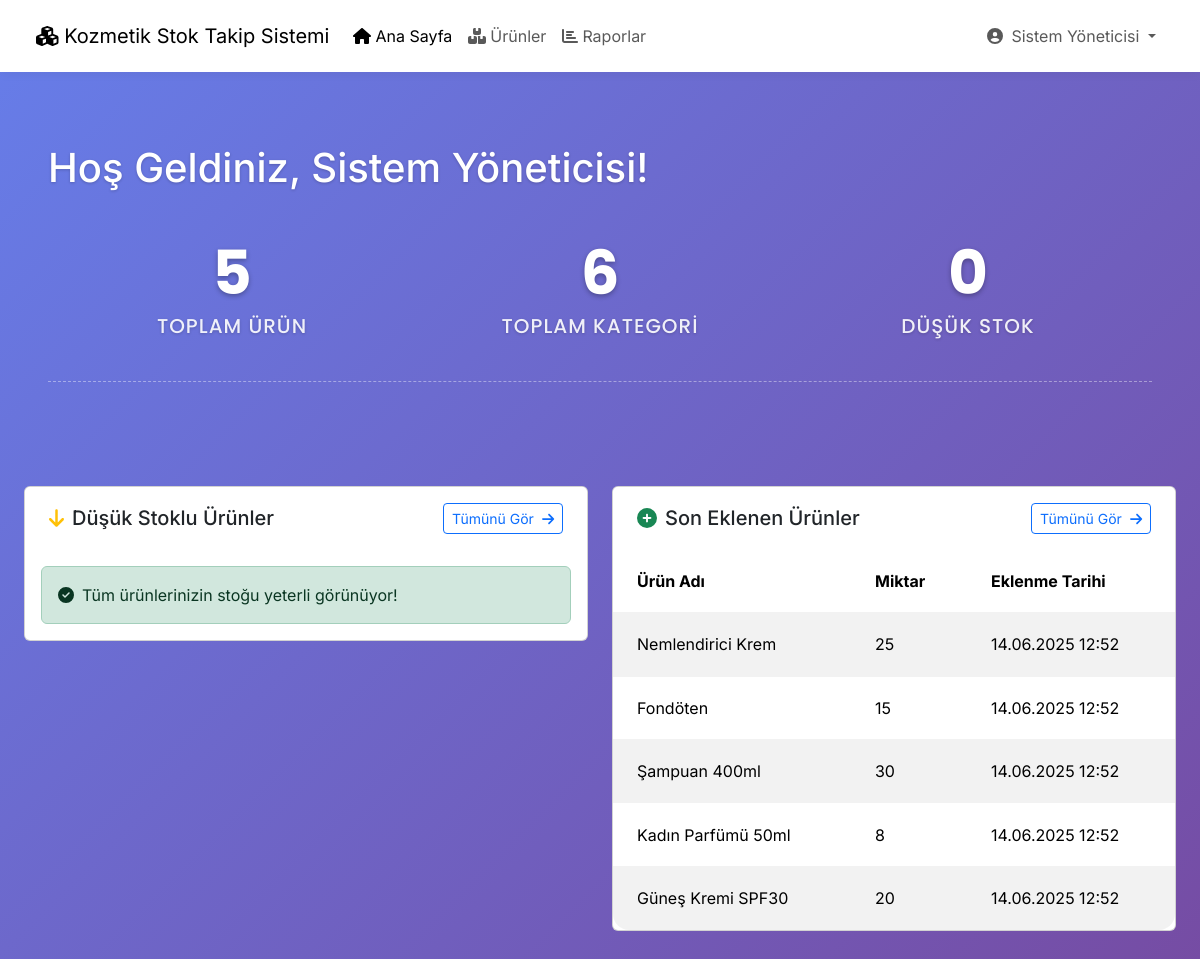
Page /dashboard.php (signed in) on the committed database.
### tables this page shows
CREATE TABLE urunler (
    id INT PRIMARY KEY AUTO_INCREMENT,
    urun_adi VARCHAR(200) NOT NULL,
    barkod VARCHAR(50) UNIQUE,
    kategori_id INT,
    marka VARCHAR(100),
    model VARCHAR(100),
    renk VARCHAR(50),
    miktar INT DEFAULT 0,
    min_stok INT DEFAULT 5,
    birim VARCHAR(20) DEFAULT 'adet',
    alis_fiyati DECIMAL(10,2),
    satis_fiyati DECIMAL(10,2),
    son_kullanma_tarihi DATE,
    aciklama TEXT,
    resim VARCHAR(255),
    ekleme_tarihi DATETIME DEFAULT CURRENT_TIMESTAMP,
    guncellenme_tarihi DATETIME DEFAULT CURRENT_TIMESTAMP ON UPDATE CURRENT_TIMESTAMP,
    ekleyen_kullanici INT,
    aktif TINYINT(1) DEFAULT 1,
    FOREIGN KEY (kategori_id) REFERENCES kategoriler(id),
    FOREIGN KEY (ekleyen_kullanici) REFERENCES kullanicilar(id)
);

### includes/functions.php (called while the page is built, shortened)
<?php
function guvenliYazi($metin) {
    return htmlspecialchars($metin, ENT_QUOTES, 'UTF-8');
}
function tarihFormat($tarih) {
    return date('d.m.Y H:i', strtotime($tarih));
}
?>

### dashboard.php (the view, shortened to what this page needs)
<?php
require_once 'includes/db.php';
require_once 'includes/functions.php';
$sorgu_toplam_urun = mysqli_query($baglanti, "SELECT COUNT(*) as sayi FROM urunler WHERE aktif = 1");
$toplam_urun = mysqli_fetch_array($sorgu_toplam_urun)['sayi'];
$sorgu_toplam_kategori = mysqli_query($baglanti, "SELECT COUNT(*) as sayi FROM kategoriler");
$toplam_kategori = mysqli_fetch_array($sorgu_toplam_kategori)['sayi'];
$sorgu_dusuk_stok = mysqli_query($baglanti, "SELECT COUNT(*) as sayi FROM urunler WHERE miktar <= min_stok AND aktif = 1");
$dusuk_stok = mysqli_fetch_array($sorgu_dusuk_stok)['sayi'];
$dusuk_stok_urunler = dusukStokUrunler($baglanti);
$son_urunler_sorgu = mysqli_query($baglanti, "SELECT * FROM urunler WHERE aktif = 1 ORDER BY ekleme_tarihi DESC LIMIT 5");
$son_urunler = array();
while ($satir = mysqli_fetch_array($son_urunler_sorgu)) {
    $son_urunler[] = $satir;
}
require_once 'includes/header.php';
?>
<div class="container-fluid">
    <div class="dashboard-header-section animate-fade-in">
        <h1 class="mb-2 text-center text-md-start">
            Hoş Geldiniz, <span class="text-white"><?php echo guvenliYazi(isset($_SESSION['tam_isim']) ? $_SESSION['tam_isim'] : $_SESSION['kullanici_adi']); ?></span>!
        </h1>
        <div class="stats-overview animate-fade-in" style="animation-delay: 0.2s;">
            <div class="stat-display">
                <div class="value"><?php echo $toplam_urun; ?></div>
                <div class="label">Toplam Ürün</div>
            </div>
            <div class="stat-display">
                <div class="value"><?php echo $toplam_kategori; ?></div>
                <div class="label">Toplam Kategori</div>
            </div>
            <div class="stat-display">
                <div class="value"><?php echo $dusuk_stok; ?></div>
                <div class="label">Düşük Stok</div>
            </div>
        </div>
    </div>
    <div class="dashboard-cards-container animate-fade-in" style="animation-delay: 0.4s;">
        <div class="row justify-content-center">
            <div class="col-lg-6 mb-4">
                <div class="card">
                    <div class="card-header">
                        <h5 class="mb-0"><i class="fas fa-arrow-down me-2 text-warning"></i>Düşük Stoklu Ürünler</h5>
                        <a href="urunleri_listele.php?filter=dusuk-stok" class="btn btn-sm btn-outline-primary">Tümünü Gör <i class="fas fa-arrow-right ms-1"></i></a>
                    </div>
                    <div class="card-body p-0">
                        <?php if (!empty($dusuk_stok_urunler)): ?>
                            <div class="table-responsive">
                                <table class="table table-striped table-hover mb-0">
                                    <thead>
                                        <tr>
                                            <th>Ürün Adı</th>
                                            <th>Stok</th>
                                            <th>Min. Stok</th>
                                            <th>Durum</th>
                                        </tr>
                                    </thead>
                                    <tbody>
                                        <?php foreach ($dusuk_stok_urunler as $urun): ?>
                                            <tr>
                                                <td><?php echo guvenliYazi($urun['urun_adi']); ?></td>
                                                <td><span class="badge bg-<?php echo stokRengi($urun['miktar'], $urun['min_stok']); ?>"><?php echo $urun['miktar']; ?></span></td>
                                                <td><?php echo $urun['min_stok']; ?></td>
                                                <td><span class="badge bg-<?php echo stokRengi($urun['miktar'], $urun['min_stok']); ?>"><?php echo stokDurumu($urun['miktar'], $urun['min_stok']); ?></span></td>
                                            </tr>
                                        <?php endforeach; ?>
                                    </tbody>
                                </table>
                            </div>
                        <?php else: ?>
                            <div class="alert alert-success m-3" role="alert">
                                <i class="fas fa-check-circle me-2"></i>Tüm ürünlerinizin stoğu yeterli görünüyor!
                            </div>
                        <?php endif; ?>
                    </div>
                </div>
            </div>
            <div class="col-lg-6 mb-4">
                <div class="card">
                    <div class="card-header">
                        <h5 class="mb-0"><i class="fas fa-plus-circle me-2 text-success"></i>Son Eklenen Ürünler</h5>
                        <a href="urunleri_listele.php" class="btn btn-sm btn-outline-primary">Tümünü Gör <i class="fas fa-arrow-right ms-1"></i></a>
                    </div>
                    <div class="card-body p-0">
                        <?php if (!empty($son_urunler)): ?>
                            <div class="table-responsive">
                                <table class="table table-striped table-hover mb-0">
                                    <thead>
                                        <tr>
                                            <th>Ürün Adı</th>
                                            <th>Miktar</th>
                                            <th>Eklenme Tarihi</th>
                                        </tr>
                                    </thead>
                                    <tbody>
                                        <?php foreach ($son_urunler as $urun): ?>
                                            <tr>
                                                <td><?php echo guvenliYazi($urun['urun_adi']); ?></td>
                                                <td><?php echo $urun['miktar']; ?></td>
                                                <td><?php echo tarihFormat($urun['ekleme_tarihi']); ?></td>
                                            </tr>
                                        <?php endforeach; ?>
                                    </tbody>
                                </table>
                            </div>
                        <?php else: ?>
                            <div class="alert alert-info m-3" role="alert">
                                <i class="fas fa-info-circle me-2"></i>Henüz eklenmiş ürün bulunmuyor.
                            </div>
                        <?php endif; ?>
                    </div>
                </div>
            </div>
        </div>
    </div>
</div>
</body>
</html>

### includes/header.php (style rules this page uses)
body { font-family: 'Inter', sans-serif; color: var(--dark-text); min-height: 100vh; display: flex; flex-direction: column; background: linear-gradient(135deg, #667eea 0%, #764ba2 100%); background-attachment: fixed; overflow-x: hidden; }
.card { margin-bottom: 1.5rem; overflow: hidden; }
.card-header { background-color: #ffffff; border-bottom: 1px solid var(--border-color); font-weight: 600; color: var(--dark-text); padding: 1rem 1.5rem; border-top-left-radius: 1rem; border-top-right-radius: 1rem; display: flex; justify-content: space-between; align-items: center; }
.card-header h5 { margin-bottom: 0; font-size: 1.25rem; }
.card-body { padding: 1.5rem; }
.table { border-radius: 1rem; overflow: hidden; margin-bottom: 0; }
.table thead { background-color: var(--light-bg); border-bottom: 1px solid var(--border-color); }
.table th, .table td { padding: 1.2rem 1.5rem; vertical-align: middle; border-top: none; border-bottom: 1px solid rgba(0, 0, 0, 0.05); }
.animate-fade-in { opacity: 0; transform: translateY(20px); transition: opacity 0.6s ease-out, transform 0.6s ease-out; }

### dashboard.php (style rules this page uses)
.dashboard-header-section { padding: 1.5rem; margin-top: 1rem; margin-bottom: 2rem; color: white; text-shadow: 0 1px 3px rgba(0,0,0,0.2); }
.stats-overview { display: flex; flex-wrap: wrap; justify-content: space-around; align-items: center; margin-top: 2rem; margin-bottom: 3rem; padding-bottom: 1.5rem; border-bottom: 1px dashed rgba(255, 255, 255, 0.4); font-family: 'Poppins', sans-serif; }
.stat-display { flex: 1; min-width: 200px; text-align: center; padding: 1rem 0; position: relative; }
.stat-display .value { font-size: 3.8rem; font-weight: 700; color: #ffffff; line-height: 1.1; margin-bottom: 0.25rem; text-shadow: 0 2px 5px rgba(0,0,0,0.3); }
.stat-display .label { font-size: 1.25rem; font-weight: 500; color: rgba(255, 255, 255, 0.9); text-transform: uppercase; letter-spacing: 0.05em; }

### rows in the picture
urunler: urun_adi "Nemlendirici Krem", miktar "25", ekleme_tarihi "14.06.2025 12:52"
urunler: urun_adi "Fondöten", miktar "15", ekleme_tarihi "14.06.2025 12:52"
urunler: urun_adi "Şampuan 400ml", miktar "30", ekleme_tarihi "14.06.2025 12:52"
urunler: urun_adi "Kadın Parfümü 50ml", miktar "8", ekleme_tarihi "14.06.2025 12:52"
urunler: urun_adi "Güneş Kremi SPF30", miktar "20", ekleme_tarihi "14.06.2025 12:52"

### other values in the picture
SITE_NAME "Kozmetik Stok Takip Sistemi"
$toplam_urun "5"
$toplam_kategori "6"
$dusuk_stok "0"
